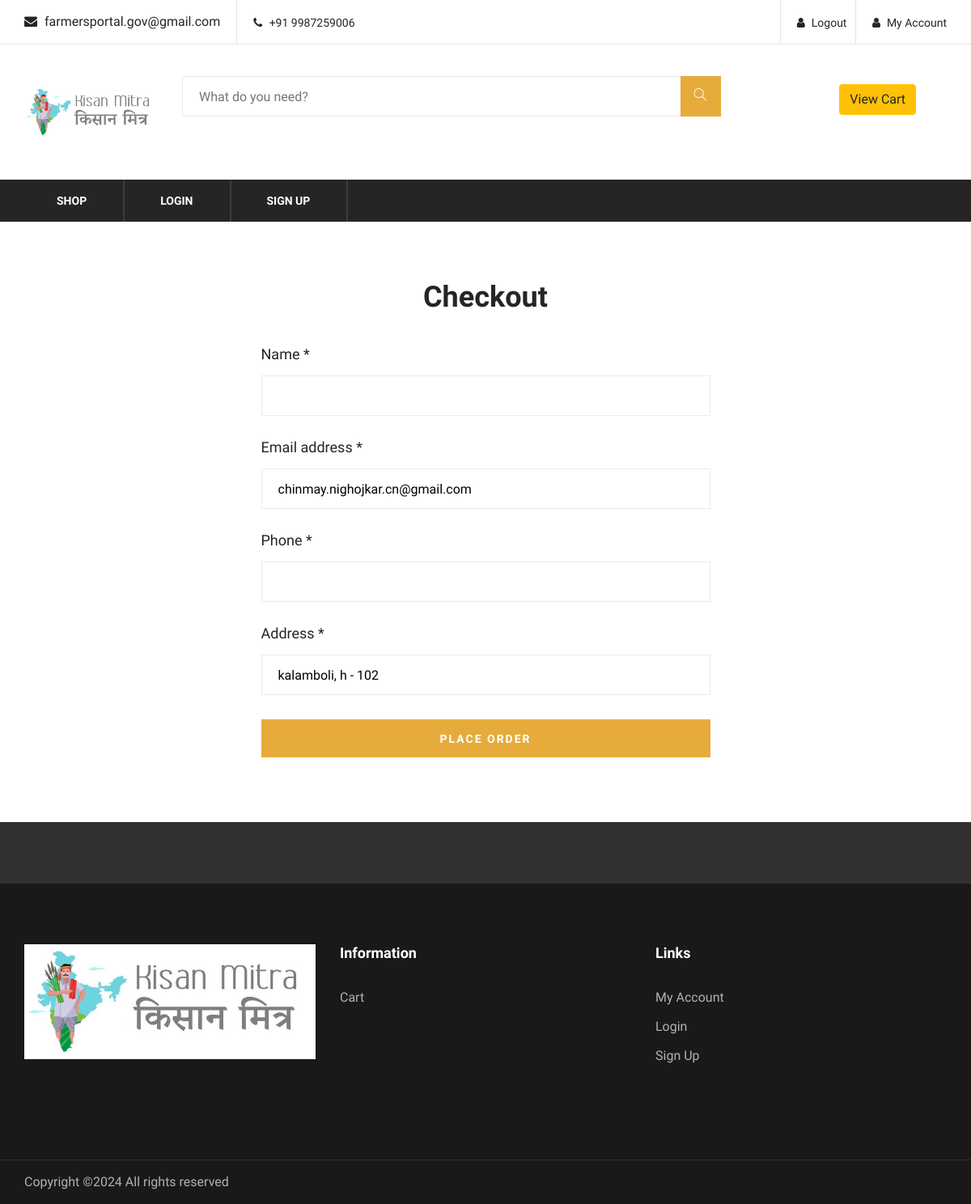
Before: /main/checkout.php (signed in) with the older database file.
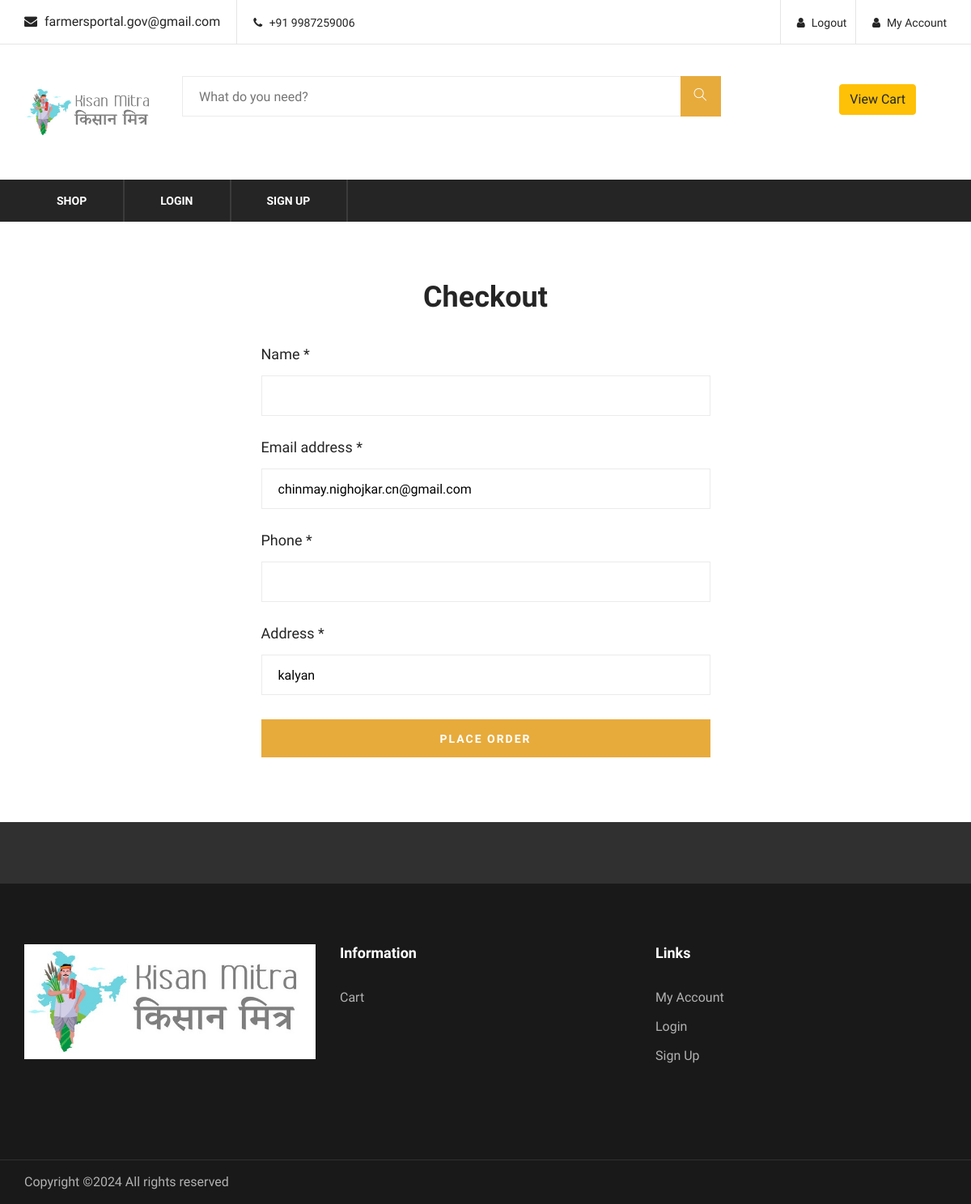
After: the same page with the newer database file.
### tables this page shows
CREATE TABLE `user` (
  `id` int(11) NOT NULL,
  `email` text NOT NULL,
  `pass` text NOT NULL,
  `address` text NOT NULL,
  `name` text NOT NULL,
  `phone` text NOT NULL
);

### main/checkout.php (the view, shortened to what this page needs)
<?php
include_once "functions.php";
include_once "head.php";
if(checkLogin()){
    $id = $_SESSION["id"];
    $sql = "SELECT * FROM user WHERE id = $id";
    $result = mysqli_query($conn, $sql);
    if (mysqli_num_rows($result) > 0) {
        while ($row = mysqli_fetch_assoc($result)) {
            $name = $row["name"];
            $email = $row["email"];
            $address = $row["address"];
            $phone = $row["phone"];
        }
    }
}
?>
    <div class="register-Login-section spad">
        <div class="container">
            <div class="row">
                <div class="col-lg-6 offset-lg-3">
                    <div class="Login-form">
                        <h2>Checkout</h2>
                        <form action="<?php secureSelf(); ?>" method="post">
                            <div class="group-input">
                                <label for="username">Name *</label>
                                <input type="text" id="name" name="name" value="<?php echo $name; ?>">
                            </div>
                            <div class="group-input">
                                <label for="username">Email address *</label>
                                <input type="text" id="email" name="email" value="<?php echo $email; ?>">
                            </div>
                            <div class="group-input">
                                <label for="username">Phone *</label>
                                <input type="text" id="phone" name="phone" value="<?php echo $phone; ?>">
                            </div>
                            <div class="group-input">
                                <label for="address">Address *</label>
                                <input type="text" id="address" name="address" value="<?php echo $address; ?>">
                            </div>
                            <button type="submit" class="site-btn register-btn" name="placeorder">PLACE ORDER</button>
                        </form>
                    </div>
                </div>
            </div>
        </div>
    </div>
<?php include_once "foot.php"; ?>

### main/head.php (shortened to what this page needs)
<?php
include_once "functions.php";
?>
<!DOCTYPE html>
<html lang="zxx">
<head>
    <link rel="stylesheet" href="css/bootstrap.min.css" type="text/css">
    <link rel="stylesheet" href="css/font-awesome.min.css" type="text/css">
    <link rel="stylesheet" href="css/themify-icons.css" type="text/css">
    <link rel="stylesheet" href="css/elegant-icons.css" type="text/css">
    <link rel="stylesheet" href="css/owl.carousel.min.css" type="text/css">
    <link rel="stylesheet" href="css/nice-select.css" type="text/css">
    <link rel="stylesheet" href="css/jquery-ui.min.css" type="text/css">
    <link rel="stylesheet" href="css/slicknav.min.css" type="text/css">
    <link rel="stylesheet" href="css/style.css" type="text/css">
</head>
<body>
<header class="header-section">
    <div class="header-top">
        <div class="container">
            <div class="ht-left">
                <div class="mail-service">
                    <i class=" fa fa-envelope"></i>
                    farmersportal.gov@gmail.com
                </div>
                <div class="phone-service">
                    <i class=" fa fa-phone"></i>
                    +91 9987259006
                </div>
            </div>
            <div class="ht-right">
                <?php
                    if(!checkLogin()){
                ?>
                        <a href="Login.php" class="Login-panel"><i class="fa fa-user"></i>Login</a>
                        <a href="register.php" class="Login-panel"><i class="fa fa-user"></i>Sign Up &nbsp;&nbsp;</a>
                <?php
                    }else{
                ?>
                        <a href="myaccount.php" class="Login-panel"><i class="fa fa-user"></i>My Account</a>
                        <a href="logout.php" class="Login-panel"><i class="fa fa-user"></i>Logout &nbsp;&nbsp;</a>
                <?php
                    }
                ?>
            </div>
        </div>
    </div>
    <div class="container">
        <div class="inner-header">
            <div class="row">
                <div class="col-lg-2 col-md-2">
                    <div class="logo">
                        <a href="./index.php">
                            <img src="img/logo.png" alt="">
                        </a>
                    </div>
                </div>
                <div class="col-lg-7 col-lg-7">
                    <div class="advanced-search">
                        <form action="search.php" class="input-group" method="get">
                            <input type="text" placeholder="What do you need?" name="sid">
                            <button type="submit"><i class="ti-search"></i></button>
                        </form>
                    </div>
                </div>
                <div class="col-lg-3 text-right col-lg-3">
                    <ul class="nav-right">
                        <li>
                            <a href="cart.php"><button class="btn btn-warning">View Cart</button></a>
                        </li>
                    </ul>
                </div>
            </div>
        </div>
    </div>
    <div class="nav-item">
        <div class="container">
            <nav class="nav-menu mobile-menu">
                <ul>
                    <li><a href="./shop.php">Shop</a></li>
                    <li><a href="./Login.php">Login</a></li>
                    <li><a href="./register.php">Sign Up</a></li>
                </ul>
            </nav>
        </div>
    </div>
</header>

### main/functions.php (shortened to what this page needs)
<?php
    function secureSelf(){
        echo htmlentities($_SERVER['PHP_SELF']);
    }
    function checkLogin(){
        if(isset($_SESSION["email"])){
            return true;
        }else{
            return false;
        }
    }
?>

### main/foot.php (shortened to what this page needs)
<div class="partner-logo">
</div>
<footer class="footer-section">
    <div class="container">
        <div class="row">
            <div class="col-lg-4">
                <div class="footer-left">
                    <div class="footer-logo">
                        <a href="#"><img src="img/footer-logo.png" alt=""></a>
                    </div>
                    <div class="footer-social">
                    </div>
                </div>
            </div>
            <div class="col-lg-4">
                <div class="footer-widget">
                    <h5>Information</h5>
                    <ul>
                        <li><a href="cart.php">Cart</a></li>
                    </ul>
                </div>
            </div>
            <div class="col-lg-4">
                <div class="footer-widget">
                    <h5>Links</h5>
                    <ul>
                        <li><a href="myaccount.php">My Account</a></li>
                        <li><a href="Login.php">Login</a></li>
                        <li><a href="register.php">Sign Up</a></li>
                    </ul>
                </div>
            </div>
        </div>
    </div>
    <div class="copyright-reserved">
        <div class="container">
            <div class="row">
                <div class="col-lg-12">
                    <div class="copyright-text">
                        Copyright &copy;<script>document.write(new Date().getFullYear());</script> All rights reserved
                    </div>
                </div>
            </div>
        </div>
    </div>
</footer>
</body>
</html>

Changed rows visible on the page:
changed user "chinmay.nighojkar.cn@gmail.com": address "kalamboli, h - 102" → "kalyan"
